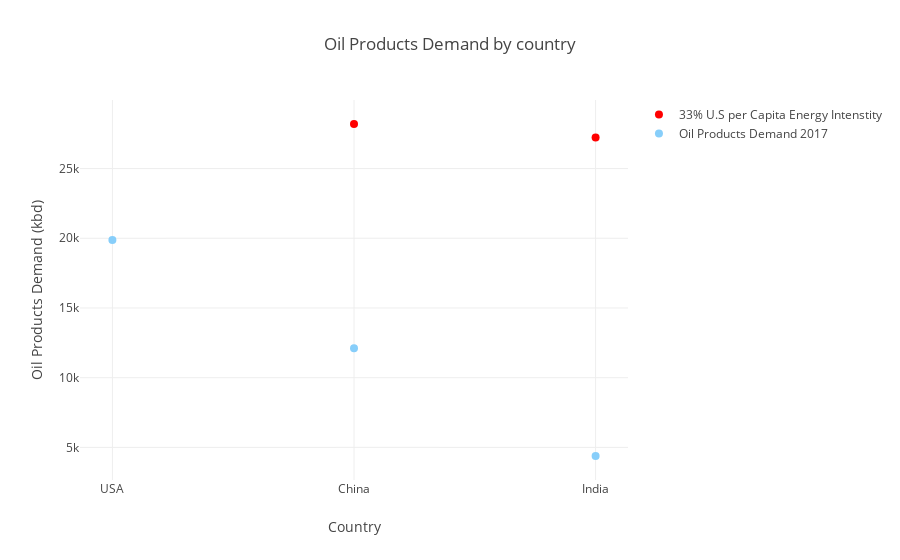

Here is the notebook cell this chart was saved with:
### Code cell
import plotly.plotly as py
import plotly.graph_objs as go

trace1 = {"x": df3['COUNTRY'], 
          "y": df3['Oil Products Demand at Third U.S per Capita Energy Intenstity'], 
          "marker": {"color": "red", "size": 8}, 
          "mode": "markers", 
          "name": "33% U.S per Capita Energy Intenstity", 
          "type": "scatter"
}

trace2 = {"x": df3['COUNTRY'], 
          "y": df3['Oil Products Demand 2017'], 
          "marker": {"color": "lightskyblue", "size": 8}, 
          "mode": "markers", 
          "name": "Oil Products Demand 2017", 
          "type": "scatter", 
}

data = [trace1, trace2]
layout = {"title": "Oil Products Demand by country", 
          "xaxis": {"title": "Country", }, 
          "yaxis": {"title": "Oil Products Demand (kbd)"}}

fig = go.Figure(data=data, layout=layout)
#py.iplot(fig, filenmae='basic_dot-plot')
plotly.offline.iplot( fig, validate=False )

### Figure 1 — Plotly figure (JSON) as saved in the notebook; plotly's stock layout.template omitted (floating-point values rounded to 4 significant figures)
{"data": [{"marker": {"color": "red", "size": 8}, "mode": "markers", "name": "33% U.S per Capita Energy Intenstity", "type": "scatter", "x": ["USA", "China", "India"], "y": [null, 28196, 27236]}, {"marker": {"color": "lightskyblue", "size": 8}, "mode": "markers", "name": "Oil Products Demand 2017", "type": "scatter", "x": ["USA", "China", "India"], "y": [19873, 12119, 4383]}], "layout": {"title": "Oil Products Demand by country", "xaxis": {"title": "Country"}, "yaxis": {"title": "Oil Products Demand (kbd)"}}}
